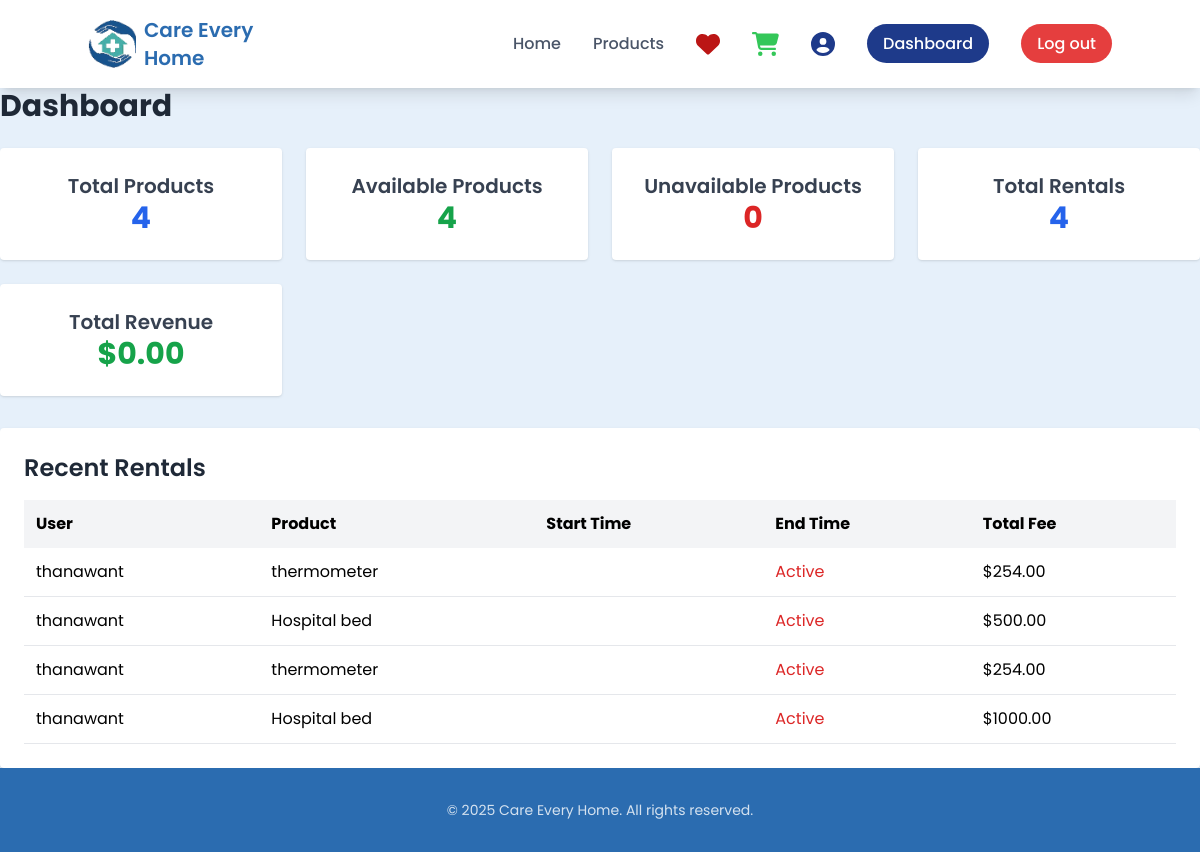
The page /dashboard/ (signed in) on the database its author committed.
### myapp/models.py (models this page shows, shortened)
class Rental(models.Model):
    user = models.ForeignKey(User, on_delete=models.CASCADE)
    product = models.ForeignKey(Product, on_delete=models.CASCADE)
    start_date = models.DateField(default=now, null=True)
    rental_months = models.PositiveIntegerField(default=1, help_text="Number of months for rental (1-12)")
    total_fee = models.DecimalField(max_digits=10, decimal_places=2, default=0.00)
    status = models.CharField(max_length=20, choices=[
        ('preparing', 'Preparing'),
        ('ongoing', 'Ongoing'),
        ('returning', 'Returning'),
        ('returned', 'Returned'),
    ], default='preparing')
    created_at = models.DateTimeField(auto_now_add=True)
    last_payment_reminder = models.DateTimeField(null=True, blank=True)

class Product(models.Model):
    name = models.CharField(max_length=255)
    description = models.TextField(blank=True)
    is_available = models.BooleanField(default=True)
    monthly_rate = models.DecimalField(max_digits=6, decimal_places=2)
    image = models.ImageField(upload_to='products/', blank=True, null=True)
    created_at = models.DateTimeField(auto_now_add=True)
    stock = models.PositiveIntegerField(default=0)
    category = models.ForeignKey(Category, on_delete=models.SET_NULL, null=True, blank=True)

### myapp/views.py (the view)
# urls.py: path('dashboard/', dashboard, name='dashboard'),
def dashboard(request):
    total_products = Product.objects.count()
    available_products = Product.objects.filter(is_available=True).count()
    unavailable_products = total_products - available_products
    total_rentals = Rental.objects.count()
    total_revenue = Rental.objects.filter(status='returned').aggregate(total=Sum('total_fee'))['total'] or 0.00
    recent_rentals = Rental.objects.order_by('-start_date')[:5]
    total_stock = Product.objects.aggregate(total=Sum('stock'))['total'] or 0
    category_count = Category.objects.count()
    context = {
        'total_products': total_products,
        'available_products': available_products,
        'unavailable_products': unavailable_products,
        'total_rentals': total_rentals,
        'total_revenue': total_revenue,
        'recent_rentals': recent_rentals,
        'total_stock': total_stock,
        'category_count': category_count,
    }
    return render(request, 'myapp/dashboard.html', context)

### myapp/templates/myapp/dashboard.html (shortened to what this page needs)
{% extends 'myapp/base.html' %}
{% block content %}
    <h1 class="text-3xl font-bold text-gray-800 mb-6">Dashboard</h1>
    <div class="grid grid-cols-1 sm:grid-cols-2 lg:grid-cols-4 gap-6 mb-8">
        <div class="bg-white p-6 rounded shadow flex flex-col items-center">
            <h2 class="text-xl font-semibold text-gray-700">Total Products</h2>
            <p class="text-3xl font-bold text-blue-600">{{ total_products }}</p>
        </div>
        <div class="bg-white p-6 rounded shadow flex flex-col items-center">
            <h2 class="text-xl font-semibold text-gray-700">Available Products</h2>
            <p class="text-3xl font-bold text-green-600">{{ available_products }}</p>
        </div>
        <div class="bg-white p-6 rounded shadow flex flex-col items-center">
            <h2 class="text-xl font-semibold text-gray-700">Unavailable Products</h2>
            <p class="text-3xl font-bold text-red-600">{{ unavailable_products }}</p>
        </div>
        <div class="bg-white p-6 rounded shadow flex flex-col items-center">
            <h2 class="text-xl font-semibold text-gray-700">Total Rentals</h2>
            <p class="text-3xl font-bold text-blue-600">{{ total_rentals }}</p>
        </div>
        <div class="bg-white p-6 rounded shadow flex flex-col items-center">
            <h2 class="text-xl font-semibold text-gray-700">Total Revenue</h2>
            <p class="text-3xl font-bold text-green-600">${{ total_revenue|floatformat:2 }}</p>
        </div>
    </div>
    <div class="bg-white p-6 rounded shadow">
        <h2 class="text-2xl font-semibold text-gray-800 mb-4">Recent Rentals</h2>
        {% if recent_rentals %}
            <table class="w-full text-left">
                <thead>
                    <tr class="bg-gray-100">
                        <th class="p-3">User</th>
                        <th class="p-3">Product</th>
                        <th class="p-3">Start Time</th>
                        <th class="p-3">End Time</th>
                        <th class="p-3">Total Fee</th>
                    </tr>
                </thead>
                <tbody>
                    {% for rental in recent_rentals %}
                        <tr class="border-b">
                            <td class="p-3">{{ rental.user.username }}</td>
                            <td class="p-3">{{ rental.product.name }}</td>
                            <td class="p-3">{{ rental.start_time|date:"Y-m-d" }}</td>
                            <td class="p-3">
                                {% if rental.end_time %}
                                    {{ rental.end_time|date:"Y-m-d" }}
                                {% else %}
                                    <span class="text-red-600">Active</span>
                                {% endif %}
                            </td>
                            <td class="p-3">${{ rental.total_fee|floatformat:2 }}</td>
                        </tr>
                    {% endfor %}
                </tbody>
            </table>
        {% else %}
            <p class="text-gray-600">No recent rentals.</p>
        {% endif %}
    </div>
{% endblock %}

### myapp/templates/myapp/base.html (style rules this page uses)
body { font-family: 'Poppins', sans-serif; background-color: #E6F0FA; }
html { scroll-behavior: smooth; }

### rows shown on the page
Rental: user.username "thanawant", product.name "thermometer", total_fee "254.00"
Rental: user.username "thanawant", product.name "Hospital bed", total_fee "500.00"
Rental: user.username "thanawant", product.name "thermometer", total_fee "254.00"
Rental: user.username "thanawant", product.name "Hospital bed", total_fee "1000.00"

### other values the page prints
{{ total_products }} "4"
{{ available_products }} "4"
{{ unavailable_products }} "0"
{{ total_rentals }} "4"
{{ total_revenue|floatformat:2 }} "0.00"
